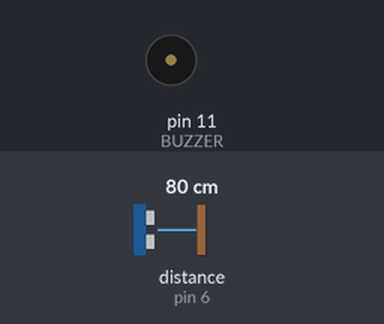
The sketch below on a simulated Arduino Uno, built with avr-gcc and run on an emulated ATmega328P. On the bench: buzzer (waves = sounding, pin HIGH). Wiring (inferred from the names in the program): ultrasonic range finder: trigger pin 5; echo pin 6. The test bench sets the inputs (shaded band); at power-on: distance to the obstacle (sensor on pin 6) 80 cm. The echo pulse lasts 58.3 µs per cm; pins used as bus, display or sensor lines are not drawn.

Above: at 1.3 s.
1.4 s: distance to the obstacle (sensor on pin 6) set to 53 cm
2.9 s: distance to the obstacle (sensor on pin 6) set to 46 cm
At 3.7 s:
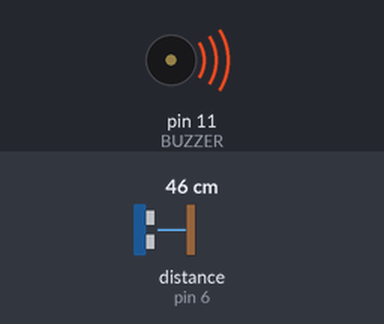
4.5 s: distance to the obstacle (sensor on pin 6) set to 60 cm
At 5.2 s:
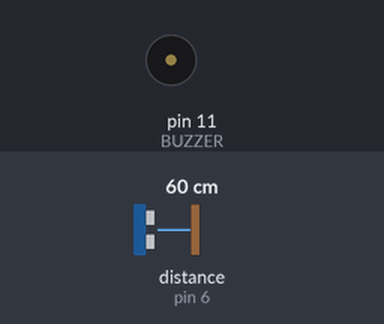
6.0 s: distance to the obstacle (sensor on pin 6) set to 2 cm
At 6.7 s:
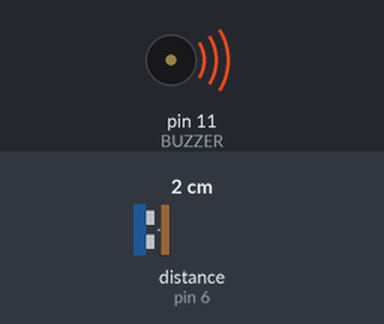
Timing chart, 0 to 8.5 s (numbered marks = the images above; inputs shaded):
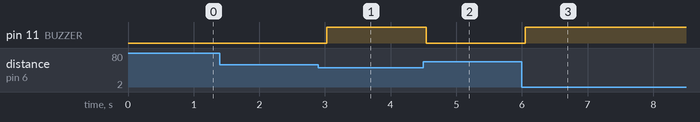

The sketch:

Digital_Circuit.ino
```cpp
int TRIG   = 5;
int ECHO   = 6;
int BUZZER = 11;


float distance;

void setup() {
  pinMode(TRIG, OUTPUT);
  pinMode(ECHO, INPUT);
  pinMode(BUZZER, OUTPUT);
}

void loop() {

  digitalWrite(TRIG, HIGH);
  delayMicroseconds(10);
  digitalWrite(TRIG, LOW);

  distance = 0.017 * pulseIn(ECHO, HIGH);

  if(distance < 50)
    digitalWrite(BUZZER, HIGH);
  else
    digitalWrite(BUZZER, LOW);

  delay(500);
}
```

Measured:
- the behaviour switches between 51 and 50 cm on distance to the obstacle (sensor on pin 6) (found by bisection; images 0 and 1)
- after the input at 1.4 s, every drawn part: stays the same
- after the input at 2.9 s, pin 11 (BUZZER): LOW → HIGH after 0.13 s
- after the input at 4.5 s, pin 11 (BUZZER): HIGH → LOW at once
- after the input at 6.0 s, pin 11 (BUZZER): LOW → HIGH after 0.05 s
